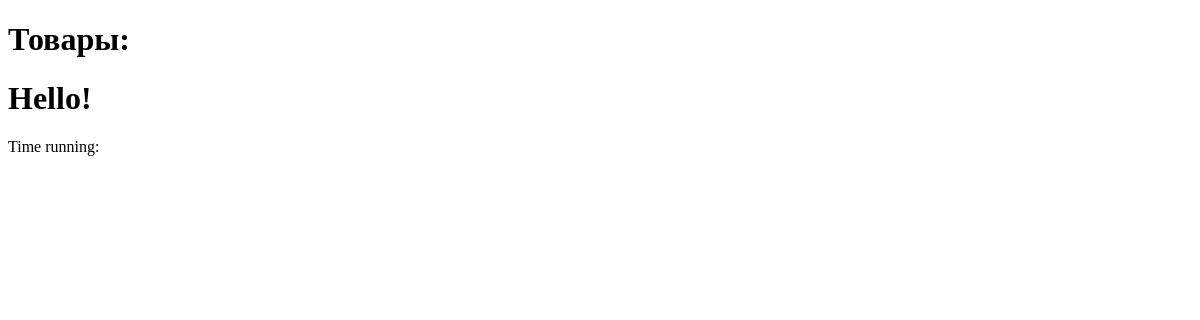
Page /shop/products/ on the earlier database version.
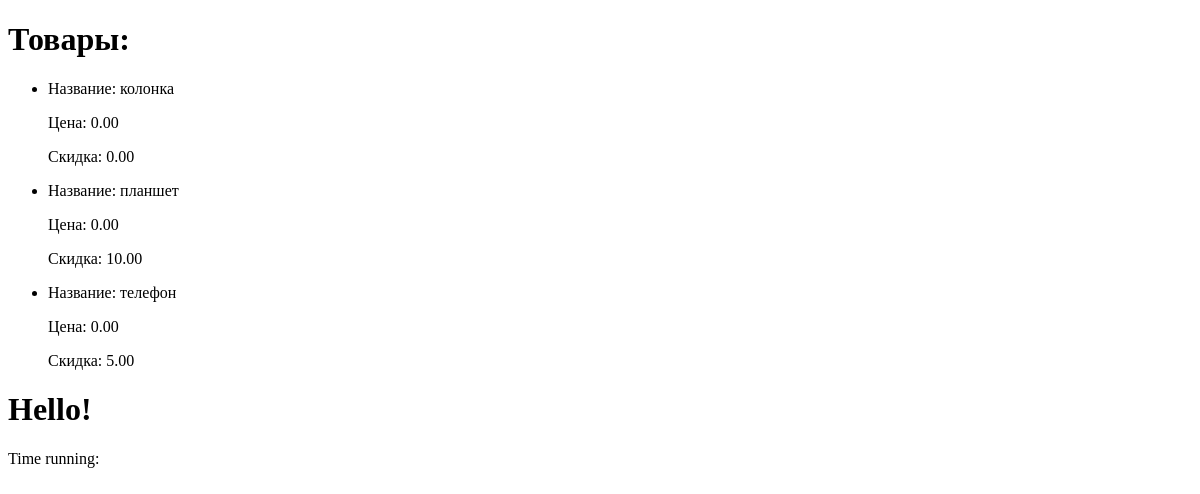
Same page on the later database version.
### shopapp/models.py (models this page shows, shortened)
class Product(models.Model):
    class Meta:
        ordering = ['name']
        verbose_name = 'Товар'
        verbose_name_plural = 'Товары'
    name = models.CharField(max_length=100)
    description = models.TextField(null=False, blank=True)
    price = models.DecimalField(default=0, max_digits=8, decimal_places=2)
    discount = models.DecimalField(max_digits=5, decimal_places=2, default=0)
    created_at = models.DateTimeField(auto_now_add=True)
    changed_at = models.DateTimeField(auto_now=True)
    archived = models.BooleanField(default=False)

### shopapp/views.py (the view)
# urls.py: path('products/', product_list, name='product_list'),
def product_list(request: HttpRequest):
    context = {
        'products': Product.objects.all(),
    }
    return render(request, 'shopapp/product_list.html', context = context)

### shopapp/templates/shopapp/product_list.html (shortened to what this page needs)
{%  extends 'shopapp/base.html' %}
{% block body %}
    <h1>Товары: </h1>
    <ul>
        {%  for product in products %}
            <li>
                <p> Название: {{ product.name}} </p>
                <p> Цена: {{ product.price}} </p>
                <p> Скидка: {{ product.discount}} </p>
            </li>
    {%  endfor %}
    </ul>
{% endblock %}

Differences in the rows shown:
added Product: name "колонка", price "0.00", discount "0.00"
added Product: name "планшет", price "0.00", discount "10.00"
added Product: name "телефон", price "0.00", discount "5.00"
